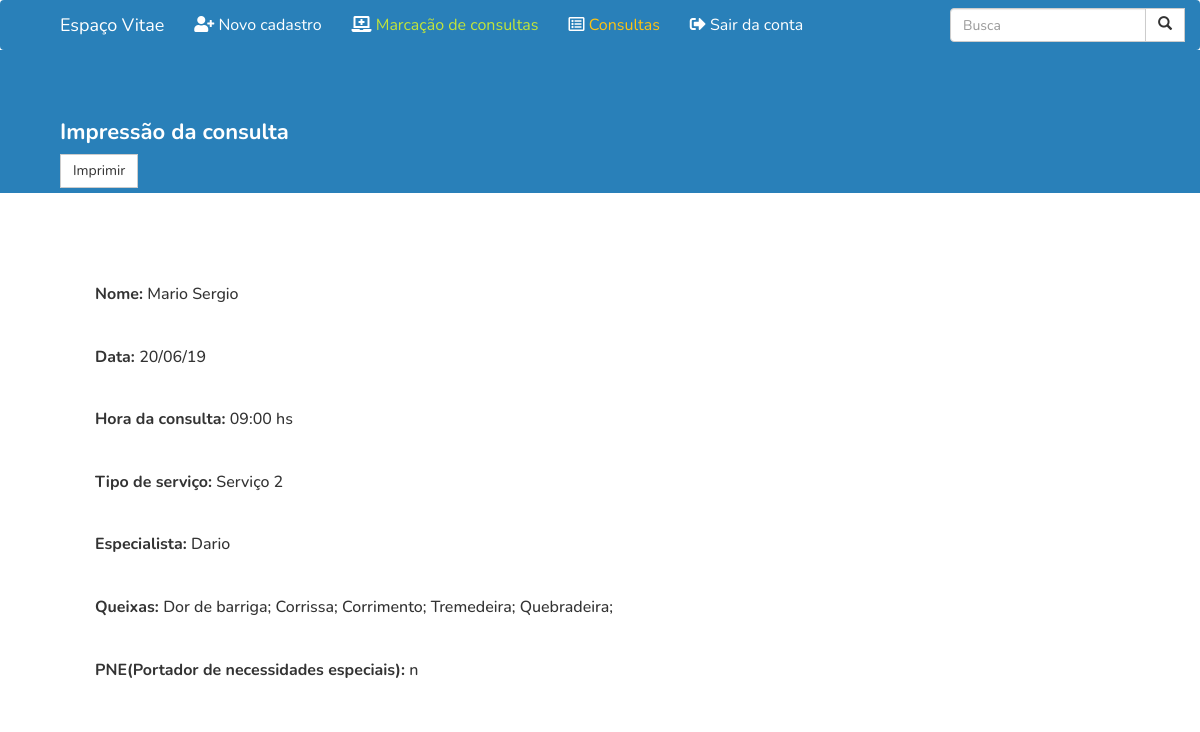
The page /imprimirConsulta.php?id_consulta=12 (signed in) on the database its author committed.
### tables this page shows
CREATE TABLE `cadastro_consulta` (
  `id_consulta` int(11) NOT NULL,
  `data` varchar(15) NOT NULL,
  `hora` varchar(6) NOT NULL,
  `tipo_servico` varchar(15) NOT NULL,
  `especialista` varchar(30) NOT NULL,
  `queixas` text NOT NULL,
  `pne` varchar(1) NOT NULL,
  `pessoa_id_fk` int(11) NOT NULL
);

CREATE TABLE `cadastro_pessoa` (
  `id_pessoa` int(11) NOT NULL,
  `nome` varchar(30) NOT NULL,
  `rg` varchar(15) NOT NULL,
  `cpf` varchar(15) NOT NULL,
  `celular` varchar(12) NOT NULL,
  `data_nascimento` varchar(10) NOT NULL,
  `rua` varchar(50) NOT NULL,
  `numero` int(11) NOT NULL,
  `bairro` varchar(50) NOT NULL,
  `cidade` varchar(50) NOT NULL,
  `estado` varchar(2) NOT NULL,
  `sexo` varchar(1) NOT NULL,
  `observacoes` varchar(500) NOT NULL
);

### imprimirConsulta.php (the view, shortened to what this page needs)
<?php
    include_once 'DB/connection.php';
    include_once 'layout/header.php';
    $id_consulta = $_GET['id_consulta'];
?>
<link rel="stylesheet" src="assets/css/print.css" type="text/css">
<div class="titulos titulo-impressao">
    <h2><strong>Impressão da consulta</strong></h2>
    <input type="button" class="btn btn-default" name="imprimir" value="Imprimir" onclick="window.print();">
</div>
<?php
            $consulta = ("SELECT nome, data, hora, tipo_servico, especialista, queixas, pne FROM cadastro_consulta
                            INNER JOIN cadastro_pessoa
                            ON cadastro_consulta.pessoa_id_fk = cadastro_pessoa.id_pessoa
                            WHERE id_consulta = '$id_consulta'
                            ORDER BY data ASC");
            $conn = $db->query($consulta) or die($mysqli->error);
          while($dado = $conn->fetch_array()){
        ?>
<div class="container">
    <section id="imprimeConsulta">
    <form class="form-horizontal" action="">
        <div class="form-group">
                <h3><strong>Nome: </strong><?php echo $dado['nome']; ?></h3>
        </div>
        <div class="form-group">
                <h3><strong>Data: </strong><?php echo date("d/m/y", strtotime($dado['data'])); ?></h3>
        </div>
        <div class="form-group">
                <h3><strong>Hora da consulta: </strong><?php echo $dado['hora']; ?> hs</h3>
        </div>
        <div class="form-group">
                <h3><strong>Tipo de serviço: </strong><?php echo $dado['tipo_servico']; ?></h3>
        </div>
        <div class="form-group">
                <h3><strong>Especialista: </strong><?php echo $dado['especialista']; ?></h3>
        </div>
        <div class="form-group">
                <h3><strong>Queixas: </strong><?php echo $dado['queixas']; ?></h3>
        </div>
        <div class="form-group">
                <h3><strong>PNE(Portador de necessidades especiais): </strong><?php echo $dado['pne']; ?></h3>
        </div>
        <?php } ?>
        </div>

### assets/css/main.css (style rules this page uses)
h3, body { font-family: 'Nunito', sans-serif !important; font-size: 16px !important; }
.titulo-impressao { padding-top: 50px !important; }
.btn { border-radius: 0px !important; }
#imprimeConsulta { padding-left: 80px; }
.container { max-width: 1172px !important; min-height: 400px; }
.container { max-width: 700px; margin: 50px; }
h2 { font-size: 22px !important; }
.titulos, .titulo-login { background-color: #2980b9; margin: 0px !important; padding: 20px 0px 5px 5%; }
.titulos h2 { color: white; }

### rows shown on the page
cadastro_consulta: cadastro_pessoa.nome "Mario Sergio", data "20/06/19", hora "09:00", tipo_servico "Serviço 2", especialista "Dario", queixas "Dor de barriga; Corrissa; Corrimento; Tremedeira; Quebradeira;", pne "n"
